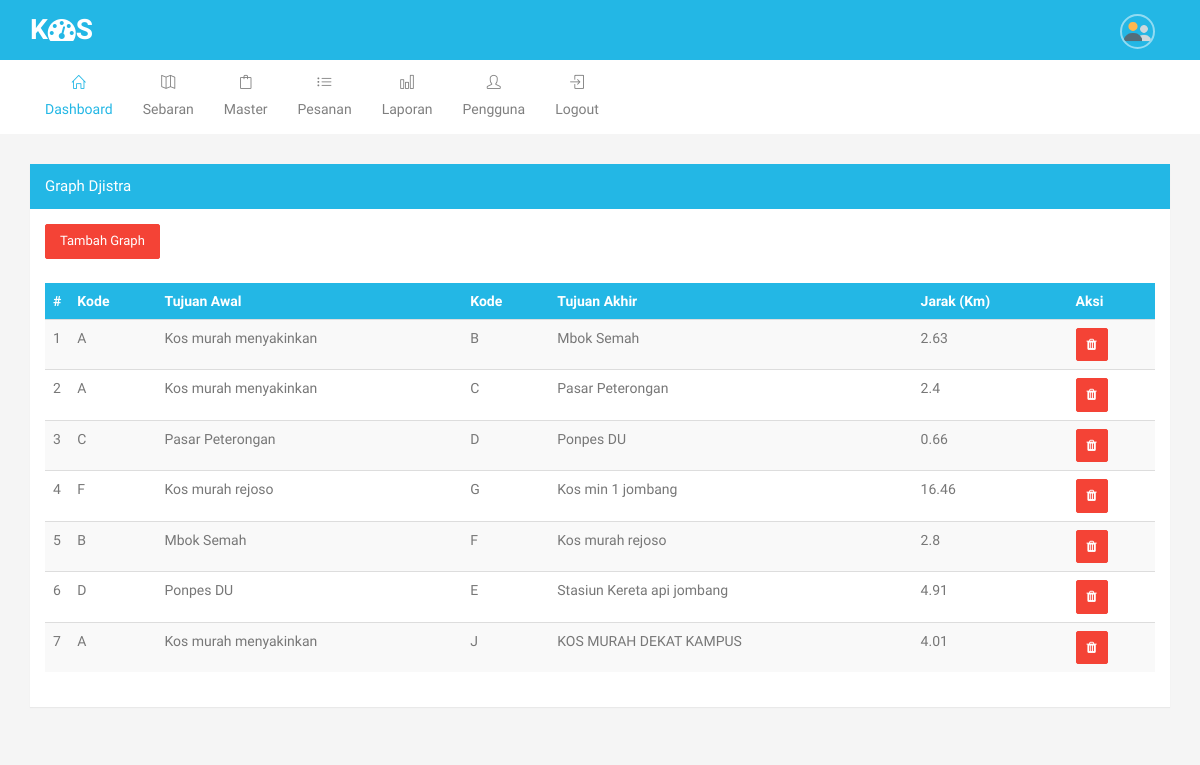
Before: /graph (signed in) with the older database file.
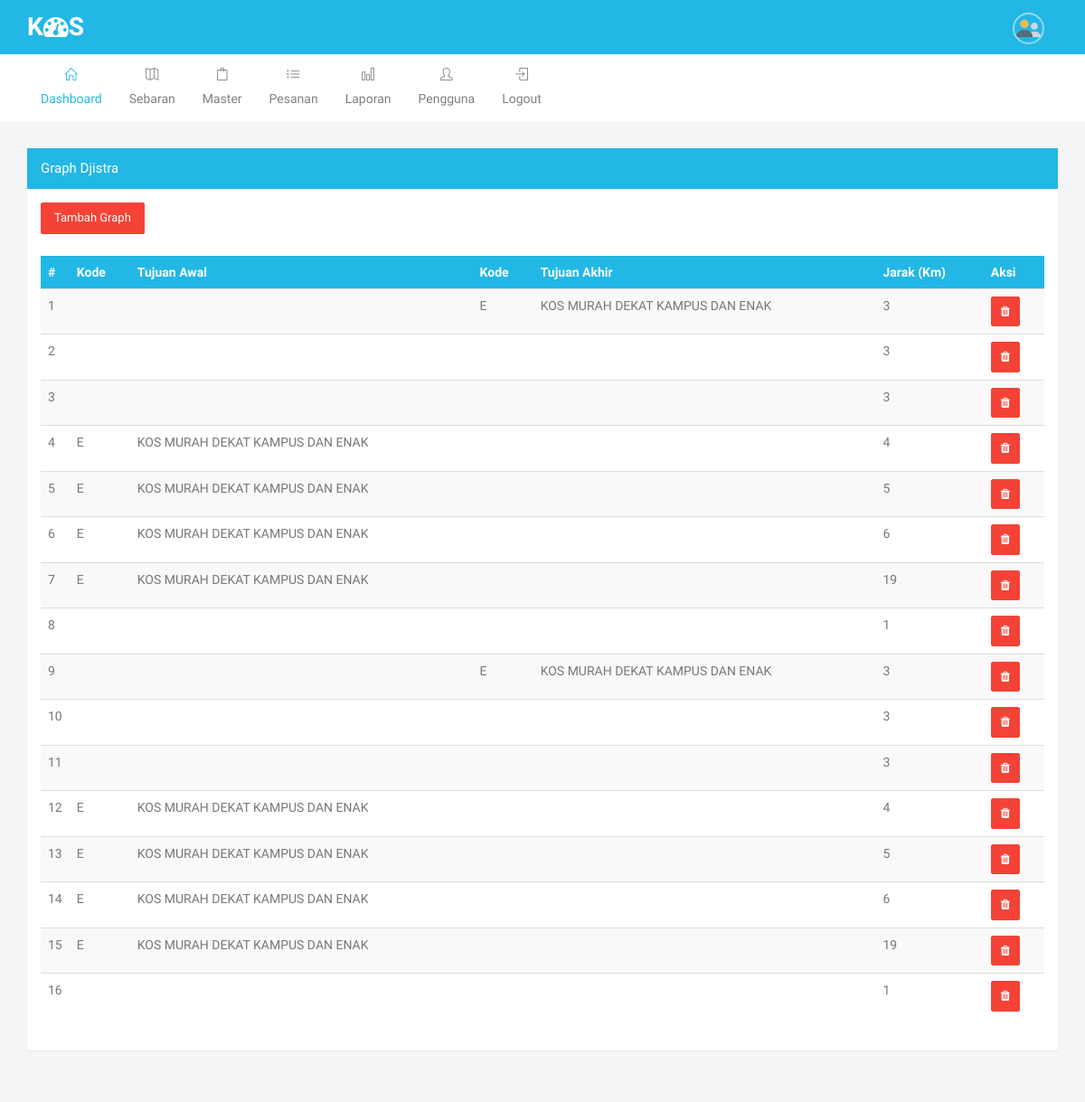
After: the same page with the newer database file.
### tables this page shows
CREATE TABLE `m_graph` (
  `id` int(11) NOT NULL,
  `node_1` text NOT NULL,
  `node_2` text NOT NULL,
  `jarak` double NOT NULL
);

CREATE TABLE `m_kos` (
  `id` int(11) NOT NULL,
  `kode` varchar(24) NOT NULL,
  `nama` text NOT NULL,
  `id_mitra` int(11) NOT NULL,
  `harga` int(11) NOT NULL,
  `deskripsi` text NOT NULL,
  `alamat` text NOT NULL,
  `lat` text NOT NULL,
  `lng` text NOT NULL,
  `gambar` text NOT NULL,
  `gambar2` text NOT NULL,
  `gambar3` text NOT NULL
);

### pages/graph.php (the view, shortened to what this page needs)
<div class="row">
    <div class="col-md-12">
        <div class="panel panel-primary collapsed">
            <div class="panel-heading">
              Graph Djistra
          </div>
          <div class="panel-body">
            <a href="add_graph" class="btn btn-danger">Tambah Graph</a>
            <br>
            <br>
            <table id="datatable" class="table table-striped dt-responsive nowrap">
                <thead class="bg-primary">
                    <tr>
                        <th width="1%">#</th>
                        <th>Kode</th>
                        <th>Tujuan Awal</th>
                        <th>Kode</th>
                        <th>Tujuan Akhir</th>
                        <th>Jarak (Km)</th>
                        <th>Aksi</th>
                    </tr>
                </thead>
                <tbody>
                 <?php
                 $no=1;
                 $q = mysqli_query($conn,"SELECT a.id, b.kode as kode_node_1, b.nama as node_1, c.kode as kode_node_2, c.nama as node_2, a.jarak FROM m_graph as a
                    LEFT JOIN m_kos as b ON a.node_1 = b.id
                    LEFT JOIN m_kos as c ON a.node_2 = c.id");
                 while ($d = mysqli_fetch_array($q)) :
                     ?>
                     <tr>
                        <td><?php echo $no++; ?></td>
                        <td><?php echo $d['kode_node_1']; ?></td>
                        <td><?php echo $d['node_1']; ?></td>
                        <td><?php echo $d['kode_node_2']; ?></td>
                        <td><?php echo $d['node_2']; ?></td>
                        <td><?php echo $d['jarak']; ?></td>
                        <td nowrap="">
                            <form action="" method="post">
                                <button class="btn btn-sm btn-danger" type="submit" name="hapus" onclick="return confirm('Apakah anda yakin ?');"><i class="fa fa-trash"></i></button>
                            </form>
                        </td>
                    </tr>
                <?php endwhile; ?>
            </tbody>
        </table>
    </div>
</div>
</div>
</div>

Changed rows visible on the page:
removed m_graph: m_kos.kode "A", m_kos.nama "Kos murah menyakinkan", m_kos.kode "B", m_kos.nama "Mbok Semah", jarak "2.63"
removed m_graph: m_kos.kode "A", m_kos.nama "Kos murah menyakinkan", m_kos.kode "C", m_kos.nama "Pasar Peterongan", jarak "2.4"
removed m_graph: m_kos.kode "C", m_kos.nama "Pasar Peterongan", m_kos.kode "D", m_kos.nama "Ponpes DU", jarak "0.66"
removed m_graph: m_kos.kode "F", m_kos.nama "Kos murah rejoso", m_kos.kode "G", m_kos.nama "Kos min 1 jombang", jarak "16.46"
removed m_graph: m_kos.kode "B", m_kos.nama "Mbok Semah", m_kos.kode "F", m_kos.nama "Kos murah rejoso", jarak "2.8"
removed m_graph: m_kos.kode "D", m_kos.nama "Ponpes DU", m_kos.kode "E", m_kos.nama "Stasiun Kereta api jombang", jarak "4.91"
removed m_graph: m_kos.kode "A", m_kos.nama "Kos murah menyakinkan", m_kos.kode "J", m_kos.nama "KOS MURAH DEKAT KAMPUS", jarak "4.01"
added m_graph: m_kos.kode "E", m_kos.nama "KOS MURAH DEKAT KAMPUS DAN ENAK", jarak "3"
added m_graph: jarak "3"
added m_graph: jarak "3"
added m_graph: m_kos.kode "E", m_kos.nama "KOS MURAH DEKAT KAMPUS DAN ENAK", jarak "4"
added m_graph: m_kos.kode "E", m_kos.nama "KOS MURAH DEKAT KAMPUS DAN ENAK", jarak "5"
added m_graph: m_kos.kode "E", m_kos.nama "KOS MURAH DEKAT KAMPUS DAN ENAK", jarak "6"
added m_graph: m_kos.kode "E", m_kos.nama "KOS MURAH DEKAT KAMPUS DAN ENAK", jarak "19"
added m_graph: jarak "1"
added m_graph: m_kos.kode "E", m_kos.nama "KOS MURAH DEKAT KAMPUS DAN ENAK", jarak "3"
added m_graph: jarak "3"
added m_graph: jarak "3"
added m_graph: m_kos.kode "E", m_kos.nama "KOS MURAH DEKAT KAMPUS DAN ENAK", jarak "4"
added m_graph: m_kos.kode "E", m_kos.nama "KOS MURAH DEKAT KAMPUS DAN ENAK", jarak "5"
added m_graph: m_kos.kode "E", m_kos.nama "KOS MURAH DEKAT KAMPUS DAN ENAK", jarak "6"
added m_graph: m_kos.kode "E", m_kos.nama "KOS MURAH DEKAT KAMPUS DAN ENAK", jarak "19"
added m_graph: jarak "1"
